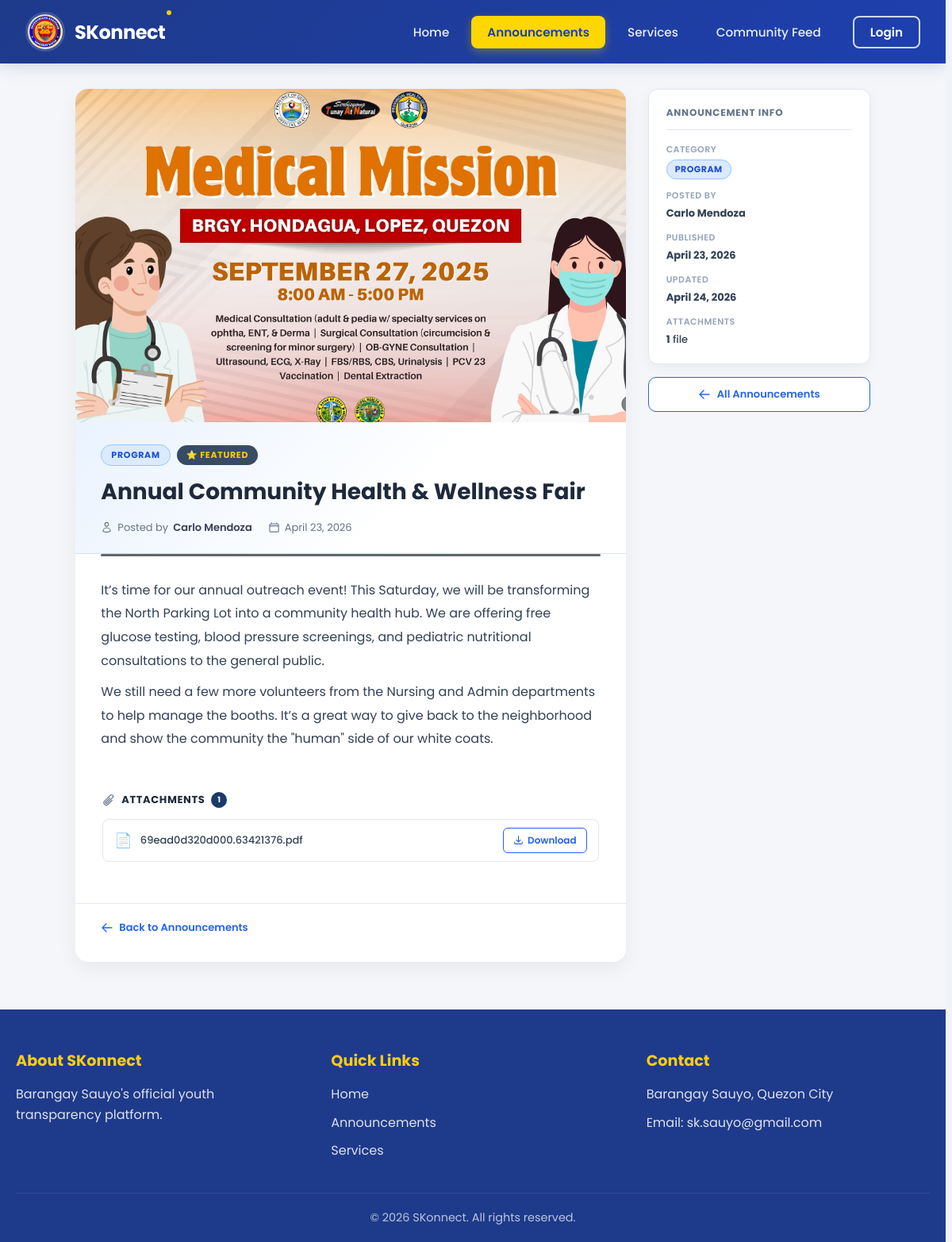
Screenshot of /views/public/announcement_view.php?id=56 with the database file from the repository.
### tables this page shows
CREATE TABLE `announcements` (
  `id` int(11) NOT NULL,
  `title` varchar(255) NOT NULL,
  `content` text NOT NULL,
  `category` enum('event','program','notice','meeting','urgent') NOT NULL,
  `featured` tinyint(1) DEFAULT 0,
  `featured_at` timestamp NULL DEFAULT NULL,
  `banner_img` varchar(500) DEFAULT NULL,
  `author_id` int(11) NOT NULL,
  `published_at` timestamp NOT NULL DEFAULT current_timestamp(),
  `updated_at` timestamp NOT NULL DEFAULT current_timestamp() ON UPDATE current_timestamp(),
  `expired_at` date DEFAULT NULL,
  `status` enum('active','draft','archived') NOT NULL DEFAULT 'active',
  `archived_at` timestamp NULL DEFAULT NULL
);

CREATE TABLE `announcement_files` (
  `id` int(11) NOT NULL,
  `announcement_id` int(11) NOT NULL,
  `file_path` varchar(500) NOT NULL
);

### backend/models/AnnouncementModel.php (called while the page is built, shortened)
<?php
require_once __DIR__ . '/../config/database.php';
class AnnouncementModel {
    private $conn;
    public function __construct() {
        $db = new Database();
        $this->conn = $db->getConnection();
    }
    public function getById(int $id): array|false {
        $stmt = $this->conn->prepare(
            "SELECT a.*, CONCAT(u.first_name, ' ', u.last_name) AS author_name
             FROM announcements a
             JOIN users u ON u.id = a.author_id
             WHERE a.id = :id"
        );
        $stmt->execute([':id' => $id]);
        return $stmt->fetch(PDO::FETCH_ASSOC);
    }
    public function getFiles(int $announcementId): array {
        $stmt = $this->conn->prepare(
            "SELECT * FROM announcement_files WHERE announcement_id = :aid"
        );
        $stmt->execute([':aid' => $announcementId]);
        return $stmt->fetchAll(PDO::FETCH_ASSOC);
    }
}
?>

### backend/config/database.php (called while the page is built, shortened)
<?php
class Database {
    private $host = "localhost";
    private $db_name = "skonnect";
    private $username = "root";
    private $password = "";
    public function getConnection() {
        $this->conn = null;
        try {
            $this->conn = new PDO(
                "mysql:host=" . $this->host . ";dbname=" . $this->db_name,
                $this->username,
                $this->password
            );
            $this->conn->setAttribute(PDO::ATTR_ERRMODE, PDO::ERRMODE_EXCEPTION);
            $this->conn->exec("set names utf8mb4");
        } catch(PDOException $exception) {
            header('Content-Type: application/json');
            echo json_encode([
                "status" => "error",
                "message" => "Database connection failed: " . $exception->getMessage()
            ]);
            exit;
        }
        return $this->conn;
    }
}
?>

### views/public/announcement_view.php (the view, shortened to what this page needs)
<?php
require_once __DIR__ . '/../../backend/models/AnnouncementModel.php';
$annModel = new AnnouncementModel();
$id  = (int) ($_GET['id'] ?? 0);
$ann = $id ? $annModel->getById($id) : null;
$files = $annModel->getFiles($id);
$catColors = [
    'event'   => ['bg' => '#d1fae5', 'color' => '#065f46', 'border' => '#6ee7b7', 'accent' => '#059669', 'bar' => '#059669'],
    'program' => ['bg' => '#dbeafe', 'color' => '#1d4ed8', 'border' => '#93c5fd', 'accent' => '#2563eb', 'bar' => '#2563eb'],
    'meeting' => ['bg' => '#ede9fe', 'color' => '#5b21b6', 'border' => '#c4b5fd', 'accent' => '#7c3aed', 'bar' => '#7c3aed'],
    'notice'  => ['bg' => '#fef3c7', 'color' => '#92400e', 'border' => '#fcd34d', 'accent' => '#d97706', 'bar' => '#d97706'],
    'urgent'  => ['bg' => '#fee2e2', 'color' => '#b91c1c', 'border' => '#fca5a5', 'accent' => '#dc2626', 'bar' => '#dc2626'],
];
$cat      = $ann['category'];
$theme    = $catColors[$cat] ?? $catColors['notice'];
$catLabel = ucfirst($cat);
$pubDate  = date('F j, Y', strtotime($ann['published_at']));
$pubDateDt = date('Y-m-d', strtotime($ann['published_at']));
$updDate  = $ann['updated_at'] ? date('F j, Y', strtotime($ann['updated_at'])) : null;
function fileIcon(string $path): string {
    $ext = strtolower(pathinfo($path, PATHINFO_EXTENSION));
    return match(true) {
        $ext === 'pdf'                                     => '📄',
        in_array($ext, ['doc','docx'])                     => '📝',
        in_array($ext, ['xls','xlsx'])                     => '📊',
        in_array($ext, ['png','jpg','jpeg','webp','gif']) => '🖼️',
        default                                            => '📎',
    };
}
?>
<!DOCTYPE html>
<html lang="en">
<head>
    <link rel="stylesheet" href="../../styles/global.css">
    <link rel="stylesheet" href="../../styles/public/header.css">
    <link rel="stylesheet" href="../../styles/public/footer.css">
    <link rel="stylesheet" href="../../styles/public/announcement_view.css">
</head>
<body>
<?php include __DIR__ . '/../../components/public/navbar.php'; ?>
<main class="pub-av-page">
    <div class="pub-av-layout">
        <article class="pub-av-main">
            <?php if ($ann['banner_img']): ?>
            <div class="pub-av-banner">
                <img src="<?= htmlspecialchars($ann['banner_img']) ?>" alt="<?= htmlspecialchars($ann['title']) ?>">
            </div>
            <?php endif; ?>
            <div class="pub-av-header" style="--cat-bg: <?= $theme['bg'] ?>; --cat-border: <?= $theme['border'] ?>;">
                <div class="pub-av-badges">
                    <span class="pub-av-cat-badge" style="background:<?= $theme['bg'] ?>;color:<?= $theme['color'] ?>;border:1px solid <?= $theme['border'] ?>;">
                        <?= $catLabel ?>
                    </span>
                    <?php if ($ann['featured']): ?>
                    <span class="pub-av-feat-badge">⭐ Featured</span>
                    <?php endif; ?>
                </div>
                <h1 class="pub-av-title"><?= htmlspecialchars($ann['title']) ?></h1>
                <div class="pub-av-meta">
                    <span>
                        Posted by <strong><?= htmlspecialchars($ann['author_name']) ?></strong>
                    </span>
                    <span>
                        <time datetime="<?= $pubDateDt ?>"><?= $pubDate ?></time>
                    </span>
                </div>
            </div>
            <div class="pub-av-accent-line"></div>
            <div class="pub-av-body">
                <?= $ann['content'] ?>
            </div>
            <?php if (!empty($files)): ?>
            <div class="pub-av-attachments">
                <h3 class="pub-av-attach-title">
                    Attachments <span class="pub-av-attach-count"><?= count($files) ?></span>
                </h3>
                <ul class="pub-av-attach-list">
                    <?php foreach ($files as $f): ?>
                    <li class="pub-av-attach-item">
                        <span class="pub-av-attach-icon"><?= fileIcon($f['file_path']) ?></span>
                        <span class="pub-av-attach-name"><?= htmlspecialchars(basename($f['file_path'])) ?></span>
                        <a href="<?= htmlspecialchars($f['file_path']) ?>" download class="pub-av-dl-btn">
                            <svg xmlns="http://www.w3.org/2000/svg" fill="none" viewBox="0 0 24 24" stroke-width="2" stroke="currentColor"><path stroke-linecap="round" stroke-linejoin="round" d="M3 16.5v2.25A2.25 2.25 0 0 0 5.25 21h13.5A2.25 2.25 0 0 0 21 18.75V16.5M16.5 12 12 16.5m0 0L7.5 12m4.5 4.5V3"/></svg>
                            Download
                        </a>
                    </li>
                    <?php endforeach; ?>
                </ul>
            </div>
            <?php endif; ?>
            <div class="pub-av-footer-nav">
                <a href="announcements.php" class="pub-av-back-btn">
                    <svg xmlns="http://www.w3.org/2000/svg" fill="none" viewBox="0 0 24 24" stroke-width="2" stroke="currentColor"><path stroke-linecap="round" stroke-linejoin="round" d="M10.5 19.5 3 12m0 0 7.5-7.5M3 12h18"/></svg>
                    Back to Announcements
                </a>
            </div>
        </article>
        <aside class="pub-av-sidebar">
            <div class="pub-av-info-card">
                <h3 class="pub-av-info-heading">Announcement Info</h3>
                <dl class="pub-av-info-list">
                    <div class="pub-av-info-row">
                        <dt>Category</dt>
                        <dd>
                            <span style="display:inline-flex;align-items:center;padding:3px 10px;font-size:11px;font-weight:700;text-transform:uppercase;letter-spacing:.5px;border-radius:20px;background:<?= $theme['bg'] ?>;color:<?= $theme['color'] ?>;border:1px solid <?= $theme['border'] ?>;">
                                <?= $catLabel ?>
                            </span>
                        </dd>
                    </div>
                    <div class="pub-av-info-row">
                        <dt>Posted by</dt>
                        <dd><strong><?= htmlspecialchars($ann['author_name']) ?></strong></dd>
                    </div>
                    <div class="pub-av-info-row">
                        <dt>Published</dt>
                        <dd><strong><?= $pubDate ?></strong></dd>
                    </div>
                    <?php if ($updDate): ?>
                    <div class="pub-av-info-row">
                        <dt>Updated</dt>
                        <dd><strong><?= $updDate ?></strong></dd>
                    </div>
                    <?php endif; ?>
                    <?php if (!empty($files)): ?>
                    <div class="pub-av-info-row">
                        <dt>Attachments</dt>
                        <dd><strong><?= count($files) ?></strong> file<?= count($files) > 1 ? 's' : '' ?></dd>
                    </div>
                    <?php endif; ?>
                </dl>
            </div>
            <a href="announcements.php" class="pub-av-sidebar-back">
                <svg xmlns="http://www.w3.org/2000/svg" fill="none" viewBox="0 0 24 24" stroke-width="2" stroke="currentColor"><path stroke-linecap="round" stroke-linejoin="round" d="M10.5 19.5 3 12m0 0 7.5-7.5M3 12h18"/></svg>
                All Announcements
            </a>
        </aside>
    </div>
</main>
<?php include __DIR__ . '/../../components/public/footer.php'; ?>
</body>
</html>

### styles/global.css (style rules this page uses)
:root { --primary-blue: #1e3a8a; --secondary-blue: #2563eb; --accent-yellow: #facc15; --text-dark: #1f2937; --text-light: #6b7280; --bg-light: #f8f9fa; --white: #ffffff; --border-color: #e5e7eb; --bg: #f0f3f8; --surface: #ffffff; --surface-2: #f8fafc; --border: #e2e8f0; --text-primary: #0f172a; --text-secondary: #475569; --text-muted: #94a3b8; --accent: #2563eb; --accent-hover: #1d4ed8; --shadow-sm: 0 1px 3px rgba(0, 0, 0, 0.06), 0 1px 2px rgba(0, 0, 0, 0.04); --shadow-md: 0 4px 12px rgba(0, 0, 0, 0.07), 0 2px 6px rgba(0, 0, 0, 0.04); --shadow-lg: 0 10px 28px rgba(0, 0, 0, 0.08), 0 4px 10px rgba(0, 0, 0, 0.04); --radius-sm: 8px; --radius-md: 14px; --radius-lg: 20px; --font-display: "DM Serif Display", Georgia, serif; --font-body: "DM Sans", Arial, sans-serif; --navy: #0f2545; --navy-mid: #1a3a6b; --blue: #1e5fa8; --blue-light: #2e7dd1; --gold: #c8922a; --gold-light: #e8b94a; --bg: #f0f4f8; --surface: #ffffff; --border: #d1dae6; --text-head: #0f2545; --text-body: #334155; --text-muted: #64748b; --red: #c0392b; --green: #1a7a4a; --radius: 10px; --shadow: 0 2px 12px rgba(15, 37, 69, 0.08); --shadow-md: 0 4px 24px rgba(15, 37, 69, 0.12); }
*, *::before, *::after { box-sizing: border-box; margin: 0; padding: 0; }
html { scroll-behavior: smooth; font-family: "Poppins", sans-serif; overflow-y: scroll; scrollbar-gutter: stable; }
body { background: var(--bg); color: var(--text-body); font-family: "Poppins", sans-serif; }

### rows the page displays
announcements: banner_img (picture), category "PROGRAM", title "Annual Community Health & Wellness Fair", published_at "April 23, 2026", content "It’s time for our annual outreach event! This Saturday, we will be transforming the North Parking Lot into a community health hub. We are offering free glucose testing, blood pressure screenings, and pediatric nutritional consultations to the general public. We still need a few more volunteers from the Nursing and Admin departments to help manage the booths. It’s a great way to give back to the neighborhood and show the community the \"human\" side of our white coats.", updated_at "April 24, 2026"
announcement_files: file_path "📄", file_path "69ead0d320d000.63421376.pdf"

### other values shown
$label "Home Announcements Services Community Feed Login"
$ann['author_name'] "Carlo Mendoza"
count($files) "1"
